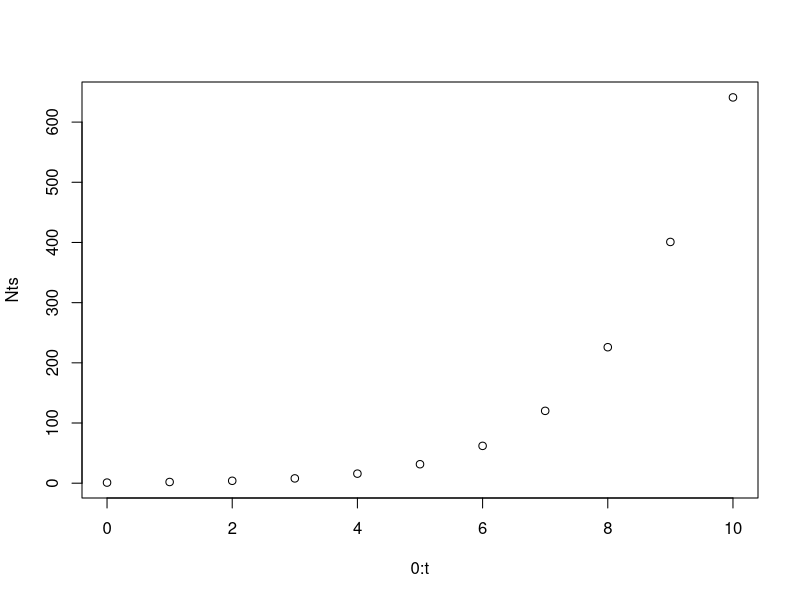
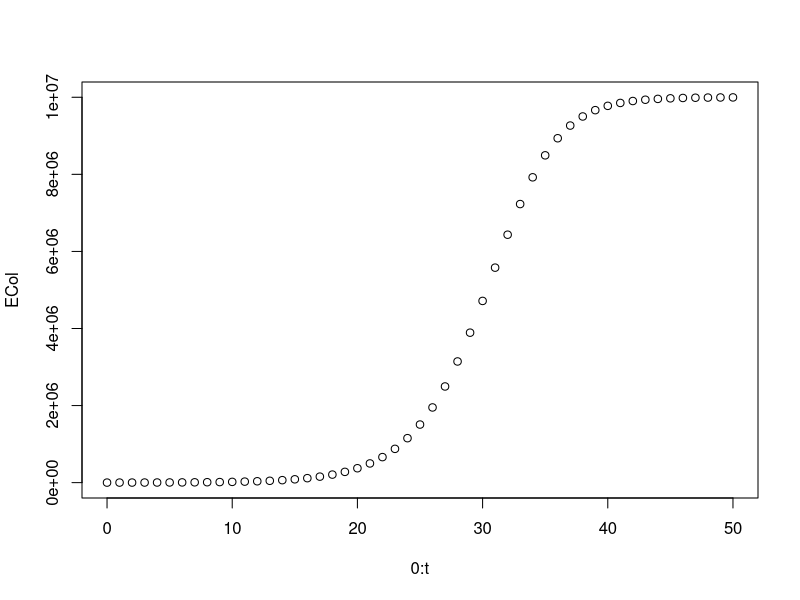

These figures' R source, in order: (Note: this script raises an error after producing the figures.)
#END OF CHAPTER 3 PROBLEMS
rm(list=ls())
#13.1. Dynamics of an annual plant- annual plant so logistic
#a. Calculate rd of an annual plant that has a maximum growth rate of Nt+1/Nt = 2 at very, very small population sizes.
#N(t+1)=lambda*N(t) --> lambda=2=1+rd so rd=1 UNSURE ABOUT THIS ONE?

#b. Calculate the appropriate per capita density dependent effect of an annual plant with a carrying capacity K of 100inds·m−2.
#K=1000=1/alpha
#per capita effect = rd*(1-Nt/K)
#per capita effect = 1*(1-.001Nt)

#c. Write the appropriate logistic growth equation that incorporates the intrinsic growth of (a) and the density dependence of (b).
#N(t+1)=Nt+1*(1-.001Nt)*Nt

#d. Graph the 10y dynamics (t = 0,..., 10) of the annual plant in (a) and (b), starting with N0 = 1.
dlogisticK<-function(K=1000, rd=1, NO=1, t=10){
  N<-c(NO, numeric(t))
  for (i in 1:t) 
    N[i+1] <-{N[i]+rd*N[i]*(1-N[i]/K)}
  return(N)
}
Nts<-dlogisticK() #uses function w default settings
t=10
plot(0:t, Nts)

#2 Dynamics of E. coli
#a. Calculate r of E. coli that has a doubling time of 30 min. Express this rate in hours.
#tdoubling=ln(2)/r, tdoubling=.5 hr
r=log(2)*.5 #r=.3466

#b. Calculate the per capita density dependent effect of an E. coli culture that grows logistically over a 24 h
#period, and which levels off at a density of 107 CFU·mL−1 (CFU is colony forming units — for E. coli its is equivalent to individuals).
#per capita effect=rd*(1-Nt/K)
#per capita effect=.3466*(1-Nt/(10^7)

#c. Graph the 50h dynamics (t = 0,..., 50) of the E. coli population in (a) and (b), starting with N0 = 1000.
ECol<-dlogisticK(K=10^7, rd=r, NO=1000, t=50)
t<-50
plot(0:t, ECol)

#3. Nonlinear Density Dependence- Sibly et al. [188] found that most species have nonlinear and concave-up density dependence. They use the θ-logistic growth model.
#a. Create a theta-logistic continuous growth model for use with the ode() function in the deSolve package.
thetalogistic<-function(times, y, parms){ #makes function to use w ode
  n<-y[1]
  with(as.list(parms), { #with and as.list creates environment in which R will look inside parms for named elements
    dN.dt<-r*n*(1-(alpha*n)^theta)
    return(list(c(dN.dt)))
  })
}
#THIS IS straight from the text, idk if this is what they're asking for or not

#b. Show that with θ = 1, it is identical our function clogistic above.
prms<-c(r=1, alpha=0.01, theta=1) #creates vectors for parameters
theta=1
t.s<-seq(0.1, 10, by=0.1) #specify time
thetaN<-sapply(theta, function(th){
  prms["theta"]<-th
  ode(y=1, t.s, thetalogistic, prms)[,2]
})
matplot(t.s, thetaN, xlab="Time", ylab="N",type="l") #theta-logistic 

clogistic<-function(times, y, parms){ #function to run R's ODE solver w
  n<-y[1]
  r<-parms[1]
  alpha<-parms[2]         ###KINDA CONFUSED ABOUT THIS STUFF
  dN.dt<-r*n*(1-alpha*n)
  return(list(c(dN.dt)))
}
out<-ode(y=1, times=t.s, clogistic, parms=prms) #output is matrix that includes time steps and the N
lines(out[,1], out[,2], type="b", col="green") #characteristic shape of logistic growth
#same as the theta logistic

#c. Graph N for t = 0,..., 100 using a few different values of θ and explain how θ changes logistic growth.
prms<-c(r=1, alpha=.01, theta=0.5)
theta=0.5
t.s<-(0:100)
thetaN1<-sapply(theta, function(th){ #w theta=0.5
  prms["theta"]<-th
  ode(y=1, t.s, thetalogistic, prms)[,2]
})
matplot(t.s, thetaN1, xlab="Time", ylab="N",type="l", col="green")

prms<-c(r=1, alpha=0.01, theta=1) #theta=1
theta=1
thetaN<-sapply(theta, function(th){
  prms["theta"]<-th
  ode(y=1, t.s, thetalogistic, prms)[,2]
})
lines(t.s, thetaN, col="black")

prms<-c(r=1, alpha=.01, theta=theta) #theta=1.5
theta=1.5
thetaN2<-sapply(theta, function(th){
  prms["theta"]<-th
  ode(y=1, t.s, thetalogistic, prms)[,2]
})
lines(t.s, thetaN2, col="red")
legend("bottomright", c("theta=0.5", "theta=1", "theta=1.5"), text.col=c("green", "black", "red"))

#when theta>1, weakens density dependence at low N so pop grows faster than logistic- red line
#when theta<1, strengthens density dependence at low N so pop grows slower than logistic- green line

#4. 3.4. Harvested Populations- Maximum Sustained Yield
#a. Find expressions for population growth rates when N = K/4, K/2 3K/4 (substitute these values for N in eq. 3.13, and show your work)
#Which of these results in the highest growth rate? How do these relate to the management of a harvested population?
#dN/dt=rN((K-N)/K)
#N=K/4 --> dN/dt=.75rN ***highest growth rate-want to keep N at a value that yields a high growth rate for a harvested population
#N=K/2 --> dN/dt=.5rN
#N=3K/4 --> dN/dt=.25rN

#CONFUSED by this because i thought the max growth rate was at N=K/2, idk

#b. Show the derivation of the partial derivative of the continuous logistic growth model, with respect to N (i.e., ∂N ̇/∂N).
#Solve for zero to determine when total population growth rate reaches a maximum. Show your work.
#NOT sure if this is the right equation?
#dN/dt=rN(1-alpha*N)=r*N-r*alpha*N^2
#dN*/dN=r-2*r*alpha*N = 0
#N=K/2

#c. What would be the ecological and economic rationale for not killing more individuals, and keeping N > K/2?
#ecological- conserving resources/don't want to strain population by keeping it at max growth rate?
#economic- idk

#d. What would the consequences be for the population if you assume linear density dependence (1 − α/N), but in fact the population is 
#governed by nonlinear density dependence where θ < 1 and theta > 1 (Figs. 3.13a-3.13c)?
#when theta>1, density dependence weakens at low N, so population would grow faster than expected
#when theta<1, density dependence strengthens at low N, so population would grow slower than expected- would be bad/pop could go extinct

#e. What economic benefit would you gain if you harvested the entire population all at once (and eliminated it from the face of the planet)? What could you do with all that money?
#if eliminated population, prices would go up for whatever you harvested

#f. How would you incorporate both harvesting and economic considerations into your logistic growth model?
#include a harvesting rate that includes economic stuff/interest rate on investments (like textbook did)

#5.Environmental Variability- rip this one
#a. Use the discrete version of the logistic growth equation to model a population in a variable environment. Do this by creating a discrete logistic growth function that adds (or subtracts) a random amount 
#to K in each time step. Use one of the many functions that can draw random numbers from particular distributions (e.g., rpois(), rlnorm(), runif()). You might start by playing with one of the random number generators:
Kstart <- 100 
time <- 1:20
K <- numeric(20)
for(i in 1:20){
  K[i] <- Kstart + rnorm(1, m=0, sd=5); #rnorm does random generation, mean of 0 and sd of 5
}
plot(time, K)

dlogistic<-function(Kvalue=K, rd=1, NO=2, t=20){
  N<-c(NO, numeric(t))
  for (i in 1:t) 
    N[i+1] <-{N[i]+rd*N[i]*(1-N[i]/Kvalue[i])}
  return(N)
}
Nts<-dlogistic() #uses function w default settings
plot(0:length(time), Nts)

#b. All distributions are characterized by their moments. For instance, the Normal distribution is typically defined by its mean, μ, and variance, σ2. Focus on just one moment of your selected distribution in (a), 
#and use your simulations to determine quantitatively the relation between K and the resulting N derived from the discrete growth model. 
#For instance, you might vary the standard deviation of the random normal distribution that contributes to K, and examine how the standard deviation of K, σK relates to mean N, μN.
#????
avgN<-mean(Nts) #average of previous N growth
Kstart <- 100 
time <- 1:20
K <- numeric(20)
for(i in 1:20){
  K[i] <- Kstart + rnorm(1, m=0, sd=10); #changed standard deviation to 10
}

Nts2<-dlogistic() #uses function w default settings
avgN2<-mean(Nts2)
totaldiff<-Nts-Nts2
diff<-avgN-avgN2 #increasing standard deviation from 5 to 10 on the K distribution only resulted in a difference in 3 on mean N

#c. Create a reddened time series for K.17(Hint: What are the values of x and y when you do x<-sample(c(-1,0,1),20,replace=TRUE);y<-cum- sum(x) ?). 
#Use this time series to create a reddened population dynamic. (Hint: First create the vector of reddened K’s equal in length to your time series. Then create a growth function that can access the vector, e.g. DLG.RK <- function(alpha=0.001, rd=1, N0=10, gens=20, K=K.red).
#Then, inside the for loop, use an indexed K, such as 1-N[t]/K[t].
#WHAT is reddened what
#"reddened environmental variation is variation that is described by a predominance of longer wavelengths and it is a series in which values tend to change gradually,
#where values that are close together in time tend to be more similar, or auto-correlated"
x<-sample(c(-1, 0, 1), 20, replace=TRUE) #samples 20 times from -1, 0, and 1
y<-cumsum(x) #does the cumulative sum of vector x
K.red<-length(y)
Kstart <- 100 
for(i in 1:20){
  K.red[i] <- Kstart + y[i] #IDK if that is what is meant by reddened K's?
}
DLG.RK<-function(alpha=.001, rd=1, NO=10, gens=20, K=K.red){
  N<-c(NO, numeric(t))
  for (i in 1:t) 
    N[i+1] <-{N[i]+rd*N[i]*(1-N[i]/K[i])}
  return(N)
}
Nred<-DLG.RK()
plot(0:t, Nred)
#THIS does not seem correct but idk